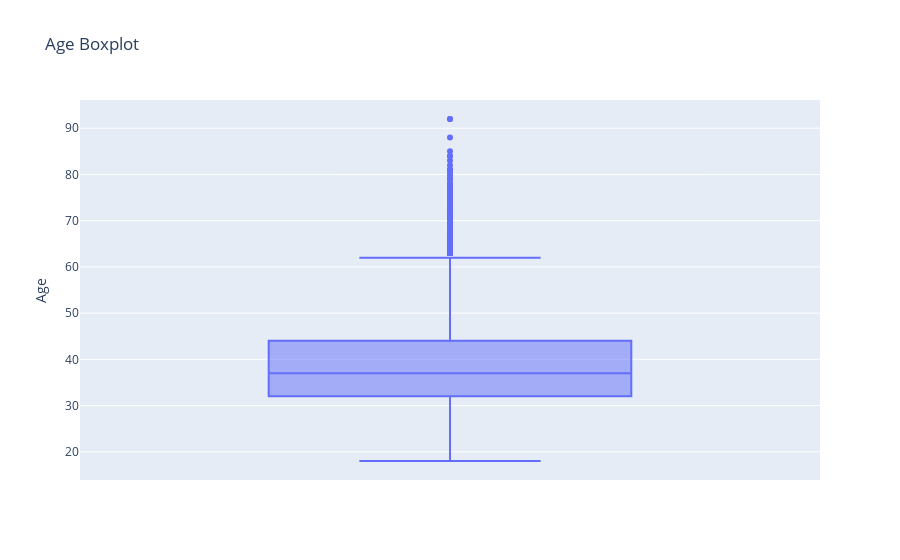

The notebook cell saved with this chart:
### Code cell
px.box(df, y='Age', title='Age Boxplot')

### Figure 1 — Plotly figure (JSON) as saved in the notebook; plotly's stock layout.template omitted (floating-point values rounded to 4 significant figures; data arrays with more than 128 entries replaced by an {"elided": "..."} marker saying what was removed)
{"data": [{"alignmentgroup": "True", "hovertemplate": "Age=%{y}<extra></extra>", "legendgroup": "", "marker": {"color": "#636efa"}, "name": "", "notched": false, "offsetgroup": "", "orientation": "v", "showlegend": false, "type": "box", "x0": " ", "xaxis": "x", "y": {"elided": "10000 int values"}, "y0": " ", "yaxis": "y"}], "layout": {"boxmode": "group", "legend": {"tracegroupgap": 0}, "title": {"text": "Age Boxplot"}, "xaxis": {"anchor": "y", "domain": [0, 1]}, "yaxis": {"anchor": "x", "domain": [0, 1], "title": {"text": "Age"}}}}
